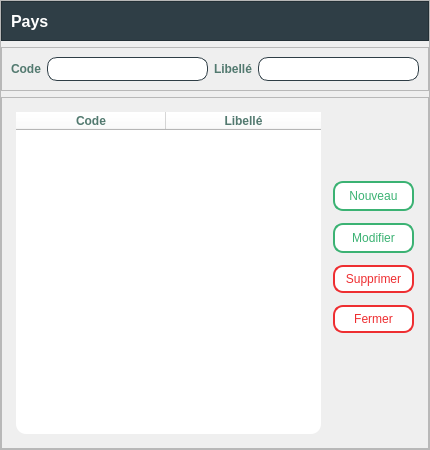
<?xml version="1.0" encoding="UTF-8"?>
<ui version="4.0">
 <class>Form</class>
 <widget class="QWidget" name="Form">
  <property name="geometry">
   <rect>
    <x>0</x>
    <y>0</y>
    <width>430</width>
    <height>450</height>
   </rect>
  </property>
  <property name="windowTitle">
   <string>Form</string>
  </property>
  <property name="styleSheet">
   <string notr="true"/>
  </property>
  <layout class="QGridLayout" name="gridLayout">
   <property name="leftMargin">
    <number>0</number>
   </property>
   <property name="topMargin">
    <number>0</number>
   </property>
   <property name="rightMargin">
    <number>0</number>
   </property>
   <property name="bottomMargin">
    <number>0</number>
   </property>
   <item row="0" column="0">
    <widget class="QFrame" name="frame">
     <property name="frameShape">
      <enum>QFrame::StyledPanel</enum>
     </property>
     <property name="frameShadow">
      <enum>QFrame::Raised</enum>
     </property>
     <layout class="QVBoxLayout" name="verticalLayout">
      <property name="leftMargin">
       <number>0</number>
      </property>
      <property name="topMargin">
       <number>0</number>
      </property>
      <property name="rightMargin">
       <number>0</number>
      </property>
      <property name="bottomMargin">
       <number>0</number>
      </property>
      <item>
       <widget class="QFrame" name="frame_2">
        <property name="styleSheet">
         <string notr="true">background-color: #2f3e46;
color: white;</string>
        </property>
        <property name="frameShape">
         <enum>QFrame::StyledPanel</enum>
        </property>
        <property name="frameShadow">
         <enum>QFrame::Raised</enum>
        </property>
        <layout class="QHBoxLayout" name="horizontalLayout_4">
         <property name="leftMargin">
          <number>9</number>
         </property>
         <property name="rightMargin">
          <number>9</number>
         </property>
         <item>
          <widget class="QLabel" name="label_4">
           <property name="font">
            <font>
             <pointsize>12</pointsize>
             <bold>true</bold>
            </font>
           </property>
           <property name="text">
            <string>Pays</string>
           </property>
          </widget>
         </item>
         <item>
          <spacer name="horizontalSpacer_4">
           <property name="orientation">
            <enum>Qt::Horizontal</enum>
           </property>
           <property name="sizeHint" stdset="0">
            <size>
             <width>40</width>
             <height>20</height>
            </size>
           </property>
          </spacer>
         </item>
        </layout>
       </widget>
      </item>
      <item>
       <widget class="QFrame" name="frame_3">
        <property name="styleSheet">
         <string notr="true"/>
        </property>
        <property name="frameShape">
         <enum>QFrame::StyledPanel</enum>
        </property>
        <property name="frameShadow">
         <enum>QFrame::Raised</enum>
        </property>
        <layout class="QHBoxLayout" name="horizontalLayout_5">
         <property name="leftMargin">
          <number>9</number>
         </property>
         <property name="rightMargin">
          <number>9</number>
         </property>
         <item>
          <widget class="QLabel" name="label_5">
           <property name="font">
            <font>
             <family>Segoe UI</family>
             <pointsize>9</pointsize>
             <bold>true</bold>
            </font>
           </property>
           <property name="styleSheet">
            <string notr="true">color: #52796f;</string>
           </property>
           <property name="text">
            <string>Code</string>
           </property>
          </widget>
         </item>
         <item>
          <widget class="QLineEdit" name="code">
           <property name="styleSheet">
            <string notr="true">border : 1px solid #2f3e46;
border-radius:10px;
padding: 3px;
background-color: white;
color: #2f3e46;
</string>
           </property>
          </widget>
         </item>
         <item>
          <widget class="QLabel" name="label_6">
           <property name="font">
            <font>
             <family>Segoe UI</family>
             <pointsize>9</pointsize>
             <bold>true</bold>
            </font>
           </property>
           <property name="styleSheet">
            <string notr="true">color: #52796f;</string>
           </property>
           <property name="text">
            <string>Libellé</string>
           </property>
          </widget>
         </item>
         <item>
          <widget class="QLineEdit" name="libelle">
           <property name="styleSheet">
            <string notr="true">border : 1px solid #2f3e46;
border-radius:10px;
padding: 3px;
background-color: white;
color: #2f3e46;
</string>
           </property>
          </widget>
         </item>
        </layout>
       </widget>
      </item>
      <item>
       <widget class="QFrame" name="frame_4">
        <property name="styleSheet">
         <string notr="true"/>
        </property>
        <property name="frameShape">
         <enum>QFrame::StyledPanel</enum>
        </property>
        <property name="frameShadow">
         <enum>QFrame::Raised</enum>
        </property>
        <layout class="QGridLayout" name="gridLayout_2">
         <property name="leftMargin">
          <number>14</number>
         </property>
         <property name="topMargin">
          <number>14</number>
         </property>
         <property name="rightMargin">
          <number>14</number>
         </property>
         <property name="bottomMargin">
          <number>14</number>
         </property>
         <item row="2" column="2">
          <spacer name="verticalSpacer_2">
           <property name="orientation">
            <enum>Qt::Vertical</enum>
           </property>
           <property name="sizeHint" stdset="0">
            <size>
             <width>20</width>
             <height>104</height>
            </size>
           </property>
          </spacer>
         </item>
         <item row="0" column="0" rowspan="3">
          <widget class="QTableWidget" name="pays_table">
           <property name="font">
            <font>
             <family>Segoe UI</family>
             <pointsize>9</pointsize>
             <bold>true</bold>
            </font>
           </property>
           <property name="styleSheet">
            <string notr="true">background-color: white;
color: #52796f;
selection-background-color: #a2d2ff;
selection-color:#2f3e46;
border-radius: 10px;</string>
           </property>
           <property name="editTriggers">
            <set>QAbstractItemView::NoEditTriggers</set>
           </property>
           <property name="alternatingRowColors">
            <bool>true</bool>
           </property>
           <property name="selectionBehavior">
            <enum>QAbstractItemView::SelectRows</enum>
           </property>
           <attribute name="horizontalHeaderDefaultSectionSize">
            <number>150</number>
           </attribute>
           <attribute name="horizontalHeaderStretchLastSection">
            <bool>true</bool>
           </attribute>
           <attribute name="verticalHeaderVisible">
            <bool>false</bool>
           </attribute>
           <column>
            <property name="text">
             <string>Code</string>
            </property>
           </column>
           <column>
            <property name="text">
             <string>Libellé</string>
            </property>
           </column>
          </widget>
         </item>
         <item row="0" column="1" colspan="2">
          <spacer name="verticalSpacer">
           <property name="orientation">
            <enum>Qt::Vertical</enum>
           </property>
           <property name="sizeHint" stdset="0">
            <size>
             <width>20</width>
             <height>72</height>
            </size>
           </property>
          </spacer>
         </item>
         <item row="1" column="2">
          <layout class="QVBoxLayout" name="verticalLayout_2">
           <property name="spacing">
            <number>12</number>
           </property>
           <item>
            <widget class="QPushButton" name="nouveau_pays">
             <property name="styleSheet">
              <string notr="true">QPushButton {width: 65px;
background-color: white;
border: 2px solid #3bb273;
color: #3bb273;
padding: 6px;
border-radius: 10px;}

QPushButton:hover {background-color: #3bb273;color: white;}
QPushButton:pressed { margin: 1px; }
</string>
             </property>
             <property name="text">
              <string>Nouveau</string>
             </property>
            </widget>
           </item>
           <item>
            <widget class="QPushButton" name="modifier_pays">
             <property name="styleSheet">
              <string notr="true">QPushButton {width: 65px;
background-color: white;
border: 2px solid #3bb273;
color: #3bb273;
padding: 6px;
border-radius: 10px;}

QPushButton:hover {background-color: #3bb273;color: white;}
QPushButton:pressed { margin: 1px; }
</string>
             </property>
             <property name="text">
              <string>Modifier</string>
             </property>
            </widget>
           </item>
           <item>
            <widget class="QPushButton" name="supprimer_pays">
             <property name="styleSheet">
              <string notr="true">QPushButton {background-color: white;
border: 2px solid #ee2e31;
color: #ee2e31;
padding: 5px;
border-radius: 10px;}
QPushButton:hover {
background-color: #ee2e31;
color: white;
}
QPushButton:pressed{
margin: 1px;
}
/*#ee2e31*/</string>
             </property>
             <property name="text">
              <string>Supprimer</string>
             </property>
            </widget>
           </item>
           <item>
            <widget class="QPushButton" name="fermer_pays">
             <property name="styleSheet">
              <string notr="true">QPushButton {background-color: white;
border: 2px solid #ee2e31;
color: #ee2e31;
padding: 5px;
border-radius: 10px;}
QPushButton:hover {
background-color: #ee2e31;
color: white;
}
QPushButton:pressed{
margin: 1px;
}
/*#ee2e31*/</string>
             </property>
             <property name="text">
              <string>Fermer</string>
             </property>
            </widget>
           </item>
          </layout>
         </item>
        </layout>
       </widget>
      </item>
     </layout>
    </widget>
   </item>
  </layout>
 </widget>
 <resources/>
 <connections/>
</ui>
